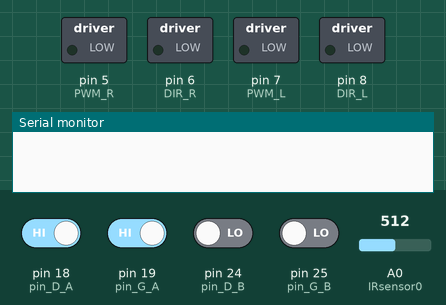
A sketch run on a simulated Arduino Mega 2560, built with avr-gcc and run on an emulated ATmega2560. Parts: switched loads named in the sketch (green lamp = pin HIGH), the last lines printed to the serial monitor. The test bench sets the inputs (shaded band); at power-on: pin 18 (pin_D_A), pin 19 (pin_G_A) HIGH, pin 24 (pin_D_B), pin 25 (pin_G_B) LOW, A0 (IRsensor0) = 512.

Above: at 2.3 s.
2.4 s: A0 (IRsensor0) set to 654
3.9 s: A0 (IRsensor0) set to 675
At 4.9 s:
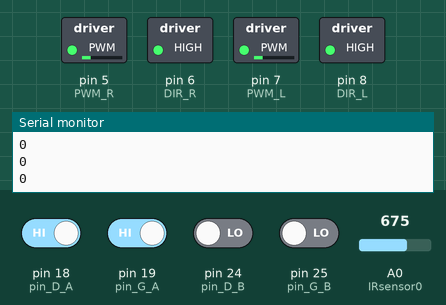
5.4 s: A0 (IRsensor0) set to 511
At 5.8 s:
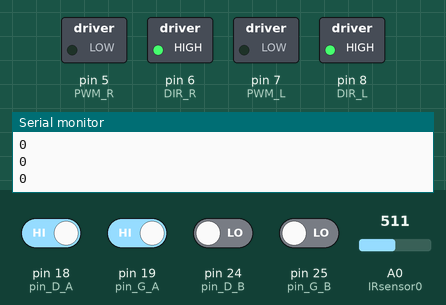
6.9 s: A0 (IRsensor0) set to 716
At 8.1 s:
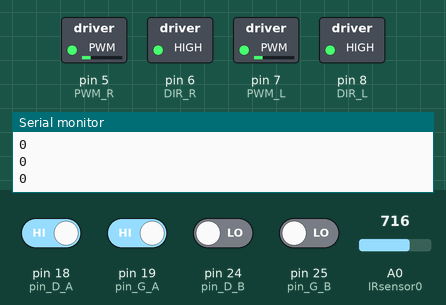
8.4 s: pin 18 (pin_D_A) driven LOW
At 9.2 s:
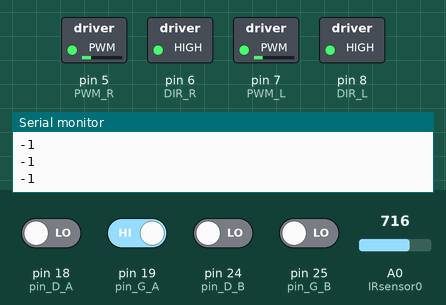
9.9 s: pin 19 (pin_G_A) driven LOW
At 10.4 s:
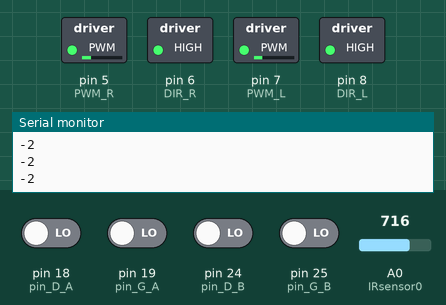
Timing chart, 0 to 12.9 s (numbered marks = the images above; inputs shaded):
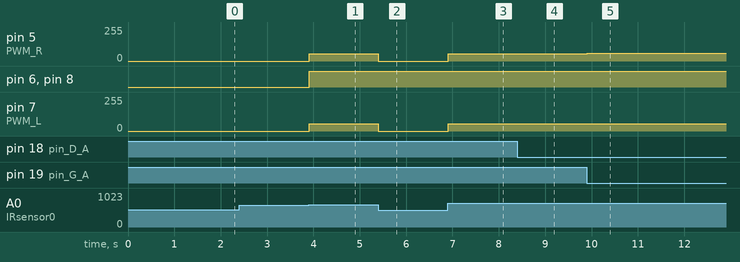

The sketch:

Avancer_2h59.ino
```cpp
//#include <SimpleTimer.h>
#include <digitalWriteFast.h>

#define m_pi  3.14159265359

//Constante pour les fonctions des moteurs
#define LEFT 0
#define RIGHT 1
#define REVERSE 1
#define FORWARD 0
#define IRsensor0 A0
#define IRsensor1 A1
#define IRsensor2 A2
#define IRsensor3 A3

// robot parameters variables. Initialisées dans le setup, dépendent des roues et moteurs
int trackWidth, wheelDiameter, cpr; // trackWidth est l'espacement des roues, cpr = counts per revolution

// current location variables
volatile long leftTicks, rightTicks; // la valeur actuelle du nombre d'incrÃ©ments sur chaque roue
long lastLeftTicks, lastRightTicks; // la valeur de leftTicks et rightTicks Ã  la derniÃ¨re itÃ©ration de loop
bool hasArrived; // sommes-nous arrivés ?

float x_Pos,y_Pos, theta; // la position globale du robot à chaque instant
long delta, lastDistParc; // utilisés pour mettre à jour la position en x et y


// erreur et position relative Ã  la cible
long erreurDistance, erreurAngle; // erreurs relatives (distance - position)
long distanceTarget, angleTarget; // la distance et l'angle (en incréments) jusqu'à la cible depuis le point de départ
long distanceDer, angleDer; // les "dérivées" des erreurs de distance et d'angle
//long diffAbsClicks, lastdiffAbsClicks, diffClicksDer, diffClicksInt; // pour le PID quand on tourne
long lastErreurAngle, lastErreurDistance; // les valeurs précédentes
long distanceInt, angleInt; // les "intégrales" des erreurs de distance de d'angle
long distanceParcourue;
long consigneVitesse ;
long vMaxActuelle;
float TickTomm;

// constant PID.
const float Kp = 1;
const float Kd = 0;
const float Ki = 0;

const float Kap = 0.1;
const float Kad = 1;
const float Kai = 0.00001;

// Variables pour la consigne
float aMax;
float vMax, vMin, vRot, vFin; // valeur pour la croisière

float maxPWM; // valeur à  ne pas dépasser
long timer; //en millisecondes
long startTime, totalTime, delayTime; // début et temps total, delayTime est le temps entre 2 actions
long tempsMinTrajet;
long finAcceleration;
long distAcceleration;
int speedLanceur;

long deltaV;

// variables de comportement global du robot
long leftPWM, rightPWM; // vitesses transmises aux moteurs

//Pins
//For encoders
#define pin_D_B  24 // B fil BLANC de l'encodeur
#define pin_D_A  18 // A fil VERT  de l'encodeur
#define pin_G_B  25
#define pin_G_A  19


//Pour le moteur
int PWM_R = 5;
int PWM_L = 7;
int DIR_R = 6;
int DIR_L = 8;


int sign;
int distanceIR;
///////////////// Des méthodes pour incrémenter les ticks de l'encodeur
void incr_right() {
  if(digitalReadFast(pin_D_B)) {
    // B is high so clockwise
    rightTicks++;
  }
  else {
    // B is low so counter-clockwise
    rightTicks--;
  }
  //Serial.println("right"); //Pour tester s'il affiche la bonne valeur
  //Serial.println(rightTicks);
}
void incr_left() {
  if (digitalReadFast(pin_G_B)) {
    // -B is high so cclockwise
    leftTicks--;
  }
  else {
    // -B is low so clockwise
    leftTicks ++;
  }
  //Serial.println("left");
  //Serial.println(leftTicks);
}
///////////////////////////////////////////////


void setup() {
  Serial.begin(9600);

  // initialisation des variables du robot:
  cpr = 600 ; // number of counts per revolution of the encoder // dépend de la charge !!
  wheelDiameter = 57; //ENCODER wheel diameter in milimeters
  trackWidth = 274  ; //la constante qu'on règle pour la rotation en milimètre

  // on initialise le temps
  delayTime = 500;

  leftPWM = 0;
  rightPWM = 0;
  leftTicks = 0;
  rightTicks = 0;
  lastRightTicks = 0;
  lastLeftTicks = 0;
  lastErreurAngle = 0;
  lastErreurDistance = 0;

  ///////////////
  vMax = 55 ;
  vMin = 10 ;
  aMax = 0.1;

  maxPWM = vMax + 40;
  finAcceleration = (long) vMax/aMax; // en ms
  distAcceleration = aMax*finAcceleration*finAcceleration/2;

  consigneVitesse = 0;
  hasArrived = false;
  TickTomm = (float)(wheelDiameter*m_pi/cpr); // expérimental, garder des .0 pour ne pas avoir de problème


  ////////////////////////
  pinMode(PWM_R,OUTPUT);
  pinMode(DIR_R,OUTPUT);
  pinMode(PWM_L,OUTPUT);
  pinMode(DIR_L,OUTPUT);


  pinMode(pin_G_A, INPUT);
  pinModeFast(pin_G_B, INPUT);
  pinMode(pin_D_A, INPUT);
  pinModeFast(pin_D_B, INPUT);

  attachInterrupt(digitalPinToInterrupt(pin_D_A), incr_right, FALLING); // pour actualiser rightTicks en permanence
  attachInterrupt(digitalPinToInterrupt(pin_G_A), incr_left, FALLING); // idem

  //IR.setInterval(100, DistanceIR);
}


void loop() {


  delay(1000);
  aller(500);
  tourner(180);
  aller(500);
  tourner(180);
  stopAll();

}


//Pour aller tout droit

void aller(float distance) {
  delay(500);
  hasArrived = false;
  leftTicks = 0;
  rightTicks = 0; // réinitialiser les compteurs
  startTime = millis();

  lastErreurAngle = 0;
  angleInt = 0;

  //
  distanceTarget = abs(distance/TickTomm); // distanceTarget est en Ticks et positif

  while (!hasArrived)
  {

    DistanceIR_ArretUrgence();

    updateOdometry();

    Serial.print(erreurAngle);
    Serial.println(" ");
    timer = millis()-startTime;

    distanceParcourue = abs((leftTicks+rightTicks)/2); //positif


    ///////// Calcul de la consigne en vitesse //////////////////////////////

    // la consigne (rampe vitesse up puis plateau puis down) en vitesse

    consigneVitesse = min(vMax, 2*sqrt(distanceTarget-distanceParcourue));

    /*
    if (distanceParcourue<0.3*distanceTarget){
      consigneVitesse = vMin + min(aMax*timer,vMax-vMin);
      vMaxActuelle = consigneVitesse;
    }
    else if (distanceParcourue<0.85*distanceTarget){
      consigneVitesse = vMaxActuelle;
    }
    else if (distanceParcourue>0.85*distanceTarget){
      consigneVitesse = vMaxActuelle*(distanceTarget-distanceParcourue)/(0.15*distanceTarget);
    }
    */

    // la consigne en Vitesse quand on est très proches (ou si on a dépassé).
    if (abs(consigneVitesse)<vMin){
      consigneVitesse = vMin;
      /////
      if ((distanceTarget-distanceParcourue)<0){
        consigneVitesse = -consigneVitesse;
      }
    }

    /////////// Calcul de l'erreur en angle /////////////////////
    //On n'a pas utilisé timer

    erreurAngle = (rightTicks-leftTicks); //L'orientation du robot ---- l'angle de destination par rapport à robot(=0)
/*
    if (abs(erreurAngle)>30){
      erreurAngle = 30 * erreurAngle/abs(erreurAngle);
*/
    // Intégrale de l'erreur
    angleInt += erreurAngle;

    // Dérivée de l'erreur
    angleDer = erreurAngle - lastErreurAngle;

    /////////// Condition d'arrivée  /////////////////////////

    if((distanceTarget-distanceParcourue<50)&&(abs(erreurAngle)<50)){
      hasArrived = true;
    }

    lastErreurAngle = erreurAngle;
    /////

    /////// le PID ///////////////////////////////////


    leftPWM = consigneVitesse + (Kp * erreurAngle + Kd * angleDer + Ki*angleInt)  ;
    rightPWM = consigneVitesse - (Kp *erreurAngle + Kd * angleDer + Ki*angleInt)  ;
    //En fait Kp = Kp *C
    // Ki = Ki * C * SamplingTime
    // Kd = Kd *C/SamplingTime
    // C = mmToTick/2

    leftMotor(leftPWM);
    rightMotor(rightPWM);
    }
    stopMotors();
}

void tourner(float angle){ //angle is in degree

  hasArrived = false;
  leftTicks = 0;
  rightTicks = 0; // réinitialiser les compteurs
  startTime = millis();

  lastErreurAngle = 0;
  angleInt = 0;

  angleTarget = angle*m_pi/180*trackWidth/TickTomm; //dimension en ticks

  while(!hasArrived){
    updateOdometry();
    Serial.print(erreurAngle);
    Serial.println(" ");
    erreurAngle = angleTarget - (rightTicks - leftTicks);

    angleInt += erreurAngle;

    angleDer = erreurAngle - lastErreurAngle;

    if(abs(erreurAngle) < 5){
        hasArrived = true;
      }
    lastErreurAngle = erreurAngle;


    leftPWM = -(Kap * erreurAngle + Kad * angleDer + Kai*angleInt);
    /*if(abs(leftPWM < vMin)){
      leftPWM = +- vMin;
    }*/
    rightPWM = + (Kap *erreurAngle + Kad * angleDer + Kai*angleInt);

    leftMotor(leftPWM);
    rightMotor(rightPWM);
    }
}

///////////////////////////////Gestion des moteurs
void leftMotor(long speed){
  // speed can be negative, above maximal values etc...
  sign = speed/abs(speed);
  if (abs(speed)>maxPWM){
    speed = sign*maxPWM;
  }
  if (speed < 0) setMotor(LEFT, REVERSE, -speed);
  if (speed>=0) setMotor(LEFT, FORWARD, speed);
}

void rightMotor(long speed){
  // speed can be negative, above maximal values etc...
  sign = speed/abs(speed);
  if (abs(speed)>maxPWM){
    speed = sign*maxPWM;
  }
  if (speed < 0) setMotor(RIGHT, REVERSE, -speed);
  if (speed>=0) setMotor(RIGHT, FORWARD, speed);
}

void setMotorDir(int motor, int dir){
  // règle DIR_L ou DIR_R qui dÃ©cide du sens de rotation du moteur. Fonction annexe de setMotor.
  // motor vaut RIGHT(1) ou LEfT (0)
  // dir vaut 0 (ou FORWARD) vers l'avant, 1 (ou REVERSE) vers l'arriÃ¨re, 2 (ou STOP) pour stop
  if (motor == LEFT)
  {
    if (dir == 0) digitalWrite(DIR_L, HIGH);//      FORWARD
    else if (dir == 1) digitalWrite(DIR_L, LOW);//REVERSE
    else if (dir == 2) digitalWrite(DIR_L, LOW);//STOP
  }
  else if (motor == RIGHT)
  {
    if (dir == 0) digitalWrite(DIR_R, HIGH);
    else if (dir == 1) digitalWrite(DIR_R, LOW);
    else if (dir == 2) digitalWrite(DIR_R, LOW);
  }
}

void setMotor(int motor, int dir, int speed){
  // règle la vitesse et la direction du moteur (motor vaut LEFT ou RIGHT)
  // dir vaut 0 vers l'avant, 1 vers l'arrière, 2 pour stop
  setMotorDir(motor, dir);
  if (speed < 0) speed = 0;
  if (speed > 255) speed = 255;
  if (motor == LEFT) analogWrite(PWM_L, speed);
  else if (motor == RIGHT) analogWrite(PWM_R, speed);
}

void stopMotors(){
  analogWrite(PWM_R,0); //stopMotor
  analogWrite(PWM_L,0); //idem
}

// Quand on a fait plus de 100 s
void stopAll(){
    stopMotors();
    while(true){
        delay(1000);
    }
}
//////////////

void updateOdometry(){
  //theta est en radian, les positions sont en mm
  double D_r = TickTomm * (rightTicks - lastRightTicks);
  double D_l = TickTomm * (leftTicks - lastLeftTicks);
  double D_c = (D_r + D_l)/2;

  theta += (D_r - D_l)/trackWidth;
  x_Pos += D_c*cos(theta);
  y_Pos += D_c*sin(theta);

  lastRightTicks = rightTicks;
  lastLeftTicks = leftTicks;
}

void calculerDistanceMinSensors(){
  float volts = analogRead(IRsensor0)*0.0048828125;  // value from sensor * (5/1024)
  distanceIR = 13*pow(volts, -1); // worked out from datasheet graph
}

void DistanceIR_ArretUrgence(){

   calculerDistanceMinSensors();

  // Si un obstacle se trouve a une distance dangereuse :
  if(distanceIR < 10 && distanceIR >=4){
    stopMotors();

    while(distanceIR < 12 && distanceIR >= 4){ // La condition est distanceIR < 12 (et non pas 10) pour attendre que l'obstacle se soit un peu eloigne
    delay(50);
    // Et on recalcule la distance a l'obstacle pour savoir si on sort de la boucle :
    calculerDistanceMinSensors();
    }
  }

}
```

Measured:
- the behaviour switches between 665 and 666 on A0 (IRsensor0) (found by bisection; images 0 and 1)
- after the input at 2.4 s, every drawn part: stays the same
- after the input at 3.9 s, pin 5 (PWM_R), pin 7 (PWM_L): 0/255 → 55/255 at once; pin 6 (DIR_R), pin 8 (DIR_L): LOW → HIGH at once
- after the input at 5.4 s, pin 5 (PWM_R), pin 7 (PWM_L): 55/255 → 0/255 at once
- after the input at 6.9 s, pin 5 (PWM_R), pin 7 (PWM_L): 0/255 → 55/255 at once
- after the input at 8.4 s, pin 5 (PWM_R): 55/255 → 56/255 at once; pin 7 (PWM_L): 55/255 → 54/255 at once
- after the input at 9.9 s, pin 5 (PWM_R): 56/255 → 57/255 at once; pin 7 (PWM_L): 54/255 → 53/255 at once
